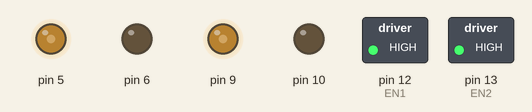
This sketch was run on a simulated Arduino Uno, built with avr-gcc and run on an emulated ATmega328P. Shown: switched loads named in the sketch (green lamp = pin HIGH), output pins drawn as LEDs (lit = HIGH).

Above: at 0.1 s.
Timing chart, 0 to 1.6 s (numbered marks = the images above):
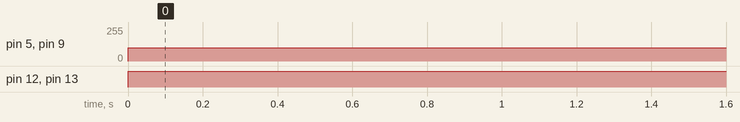

The sketch:

DCMOTORS.ino
```cpp
int EN1=12;
int EN2=13;

void setup() {
  // put your setup code here, to run once:
pinMode(EN1,OUTPUT);
pinMode(EN2,OUTPUT);

pinMode(5,OUTPUT);
pinMode(6,OUTPUT);
pinMode(9,OUTPUT);
pinMode(10,OUTPUT);
}

void loop() {
  // put your main code here, to run repeatedly:
digitalWrite(EN1,HIGH);
digitalWrite(EN2,HIGH);
forward();
}

void forward()
{
analogWrite(5,100); // The speed value of the left motor//
analogWrite(6,0);

analogWrite(9,100); //The speed value of the right motor//
analogWrite(10,0);
}
```

Measured:
- by itself, pin 5, pin 9: 0/255 → 100/255 at 0.00 s
- by itself, pin 12 (EN1), pin 13 (EN2): LOW → HIGH at 0.00 s
